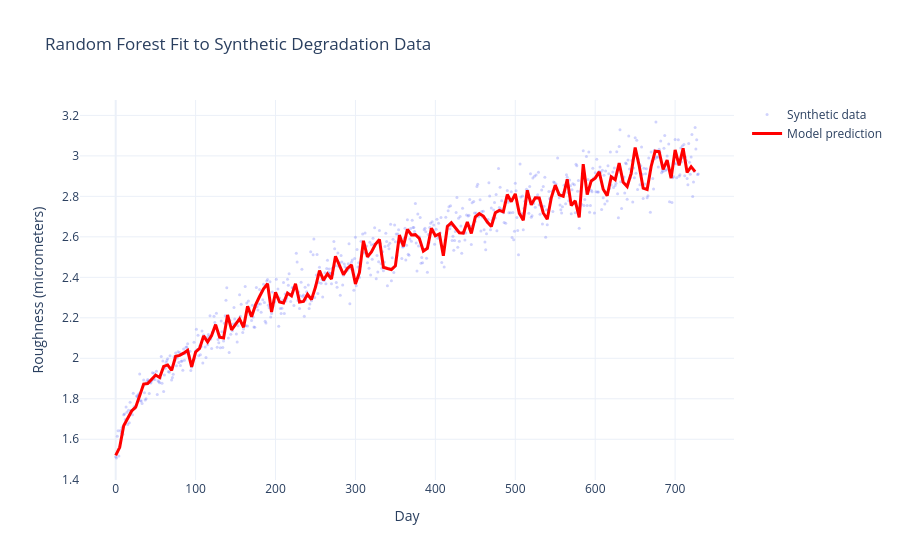

Here is the notebook cell this chart was saved with:
### Code cell
days_smooth = np.arange(0, 730, 5)
predicted = predict_roughness(result, days_smooth)

fig = go.Figure()
fig.add_trace(go.Scatter(x=df['day'], y=df['roughness_m']*1e6, mode='markers',
                          marker=dict(size=3, opacity=0.3), name='Synthetic data'))
fig.add_trace(go.Scatter(x=days_smooth, y=predicted*1e6, mode='lines',
                          line=dict(color='red', width=3), name='Model prediction'))
fig.update_layout(title='Random Forest Fit to Synthetic Degradation Data',
                   xaxis_title='Day', yaxis_title='Roughness (micrometers)',
                   template='plotly_white')
fig.show()

### Figure 1 — Plotly figure (JSON) as saved in the notebook; plotly's stock layout.template omitted (floating-point values rounded to 4 significant figures; data arrays with more than 128 entries replaced by an {"elided": "..."} marker saying what was removed)
{"data": [{"marker": {"opacity": 0.3, "size": 3}, "mode": "markers", "name": "Synthetic data", "type": "scatter", "x": {"elided": "730 int values"}, "y": {"elided": "730 float values"}}, {"line": {"color": "red", "width": 3}, "mode": "lines", "name": "Model prediction", "type": "scatter", "x": {"elided": "146 int values"}, "y": {"elided": "146 float values"}}], "layout": {"title": {"text": "Random Forest Fit to Synthetic Degradation Data"}, "xaxis": {"title": {"text": "Day"}}, "yaxis": {"title": {"text": "Roughness (micrometers)"}}}}
